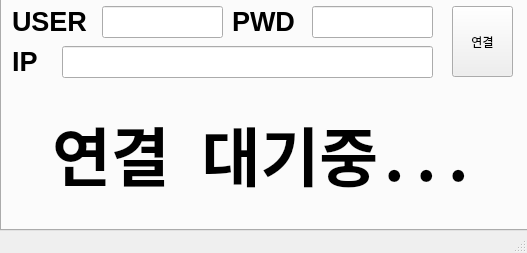
<?xml version="1.0" encoding="UTF-8"?>
<ui version="4.0">
 <class>MainWindow</class>
 <widget class="QMainWindow" name="MainWindow">
  <property name="geometry">
   <rect>
    <x>0</x>
    <y>0</y>
    <width>527</width>
    <height>253</height>
   </rect>
  </property>
  <property name="windowTitle">
   <string>Communicator</string>
  </property>
  <property name="windowIcon">
   <iconset>
    <normaloff>Observe.ico</normaloff>Observe.ico</iconset>
  </property>
  <widget class="QWidget" name="centralwidget">
   <widget class="QTabWidget" name="tabWidget">
    <property name="geometry">
     <rect>
      <x>0</x>
      <y>-30</y>
      <width>531</width>
      <height>261</height>
     </rect>
    </property>
    <property name="focusPolicy">
     <enum>Qt::NoFocus</enum>
    </property>
    <property name="currentIndex">
     <number>0</number>
    </property>
    <property name="tabsClosable">
     <bool>false</bool>
    </property>
    <widget class="QWidget" name="tab">
     <property name="focusPolicy">
      <enum>Qt::NoFocus</enum>
     </property>
     <attribute name="title">
      <string>Tab 1</string>
     </attribute>
     <widget class="QLineEdit" name="IP_input">
      <property name="geometry">
       <rect>
        <x>60</x>
        <y>50</y>
        <width>371</width>
        <height>32</height>
       </rect>
      </property>
     </widget>
     <widget class="QLabel" name="label">
      <property name="geometry">
       <rect>
        <x>10</x>
        <y>50</y>
        <width>31</width>
        <height>31</height>
       </rect>
      </property>
      <property name="font">
       <font>
        <pointsize>20</pointsize>
        <weight>75</weight>
        <italic>false</italic>
        <bold>true</bold>
       </font>
      </property>
      <property name="text">
       <string>IP</string>
      </property>
     </widget>
     <widget class="QPushButton" name="connect_button">
      <property name="geometry">
       <rect>
        <x>450</x>
        <y>10</y>
        <width>61</width>
        <height>71</height>
       </rect>
      </property>
      <property name="text">
       <string>연결</string>
      </property>
      <property name="checkable">
       <bool>false</bool>
      </property>
     </widget>
     <widget class="QLabel" name="status_label">
      <property name="geometry">
       <rect>
        <x>50</x>
        <y>110</y>
        <width>421</width>
        <height>91</height>
       </rect>
      </property>
      <property name="font">
       <font>
        <family>Noto Sans Mono CJK KR</family>
        <pointsize>48</pointsize>
        <weight>75</weight>
        <italic>false</italic>
        <bold>true</bold>
       </font>
      </property>
      <property name="text">
       <string>&lt;html&gt;&lt;head/&gt;&lt;body&gt;&lt;p align=&quot;center&quot;&gt;연결 대기중...&lt;/p&gt;&lt;/body&gt;&lt;/html&gt;</string>
      </property>
      <property name="alignment">
       <set>Qt::AlignCenter</set>
      </property>
     </widget>
     <widget class="QLineEdit" name="user">
      <property name="geometry">
       <rect>
        <x>100</x>
        <y>10</y>
        <width>121</width>
        <height>32</height>
       </rect>
      </property>
     </widget>
     <widget class="QLabel" name="label_2">
      <property name="geometry">
       <rect>
        <x>10</x>
        <y>10</y>
        <width>81</width>
        <height>31</height>
       </rect>
      </property>
      <property name="font">
       <font>
        <pointsize>20</pointsize>
        <weight>75</weight>
        <italic>false</italic>
        <bold>true</bold>
       </font>
      </property>
      <property name="text">
       <string>USER</string>
      </property>
     </widget>
     <widget class="QLabel" name="label_3">
      <property name="geometry">
       <rect>
        <x>230</x>
        <y>10</y>
        <width>81</width>
        <height>31</height>
       </rect>
      </property>
      <property name="font">
       <font>
        <pointsize>20</pointsize>
        <weight>75</weight>
        <italic>false</italic>
        <bold>true</bold>
       </font>
      </property>
      <property name="text">
       <string>PWD</string>
      </property>
     </widget>
     <widget class="QLineEdit" name="pwd">
      <property name="geometry">
       <rect>
        <x>310</x>
        <y>10</y>
        <width>121</width>
        <height>32</height>
       </rect>
      </property>
      <property name="echoMode">
       <enum>QLineEdit::Password</enum>
      </property>
      <property name="clearButtonEnabled">
       <bool>false</bool>
      </property>
     </widget>
    </widget>
    <widget class="QWidget" name="tab_2">
     <attribute name="title">
      <string>Tab 2</string>
     </attribute>
     <widget class="QLineEdit" name="file_path">
      <property name="geometry">
       <rect>
        <x>10</x>
        <y>40</y>
        <width>451</width>
        <height>20</height>
       </rect>
      </property>
      <property name="readOnly">
       <bool>true</bool>
      </property>
     </widget>
     <widget class="QPlainTextEdit" name="log_text">
      <property name="geometry">
       <rect>
        <x>10</x>
        <y>70</y>
        <width>501</width>
        <height>131</height>
       </rect>
      </property>
      <property name="readOnly">
       <bool>true</bool>
      </property>
      <property name="backgroundVisible">
       <bool>false</bool>
      </property>
     </widget>
     <widget class="QPushButton" name="to_back">
      <property name="geometry">
       <rect>
        <x>10</x>
        <y>10</y>
        <width>61</width>
        <height>23</height>
       </rect>
      </property>
      <property name="text">
       <string>뒤로</string>
      </property>
     </widget>
     <widget class="QPushButton" name="get_file_path">
      <property name="geometry">
       <rect>
        <x>470</x>
        <y>38</y>
        <width>41</width>
        <height>23</height>
       </rect>
      </property>
      <property name="text">
       <string>...</string>
      </property>
     </widget>
    </widget>
   </widget>
  </widget>
  <widget class="QStatusBar" name="statusbar"/>
  <widget class="QMenuBar" name="menubar">
   <property name="geometry">
    <rect>
     <x>0</x>
     <y>0</y>
     <width>527</width>
     <height>32</height>
    </rect>
   </property>
  </widget>
 </widget>
 <tabstops>
  <tabstop>user</tabstop>
  <tabstop>pwd</tabstop>
  <tabstop>IP_input</tabstop>
  <tabstop>connect_button</tabstop>
  <tabstop>tabWidget</tabstop>
  <tabstop>to_back</tabstop>
  <tabstop>file_path</tabstop>
  <tabstop>get_file_path</tabstop>
  <tabstop>log_text</tabstop>
 </tabstops>
 <resources/>
 <connections>
  <connection>
   <sender>to_back</sender>
   <signal>clicked()</signal>
   <receiver>MainWindow</receiver>
   <slot>back()</slot>
   <hints>
    <hint type="sourcelabel">
     <x>44</x>
     <y>31</y>
    </hint>
    <hint type="destinationlabel">
     <x>134</x>
     <y>-11</y>
    </hint>
   </hints>
  </connection>
  <connection>
   <sender>connect_button</sender>
   <signal>clicked()</signal>
   <receiver>MainWindow</receiver>
   <slot>ipCheck()</slot>
   <hints>
    <hint type="sourcelabel">
     <x>403</x>
     <y>65</y>
    </hint>
    <hint type="destinationlabel">
     <x>386</x>
     <y>89</y>
    </hint>
   </hints>
  </connection>
  <connection>
   <sender>get_file_path</sender>
   <signal>clicked()</signal>
   <receiver>MainWindow</receiver>
   <slot>filePath()</slot>
   <hints>
    <hint type="sourcelabel">
     <x>407</x>
     <y>61</y>
    </hint>
    <hint type="destinationlabel">
     <x>338</x>
     <y>-7</y>
    </hint>
   </hints>
  </connection>
 </connections>
 <slots>
  <slot>ipCheck()</slot>
  <slot>back()</slot>
  <slot>filePath()</slot>
 </slots>
</ui>
